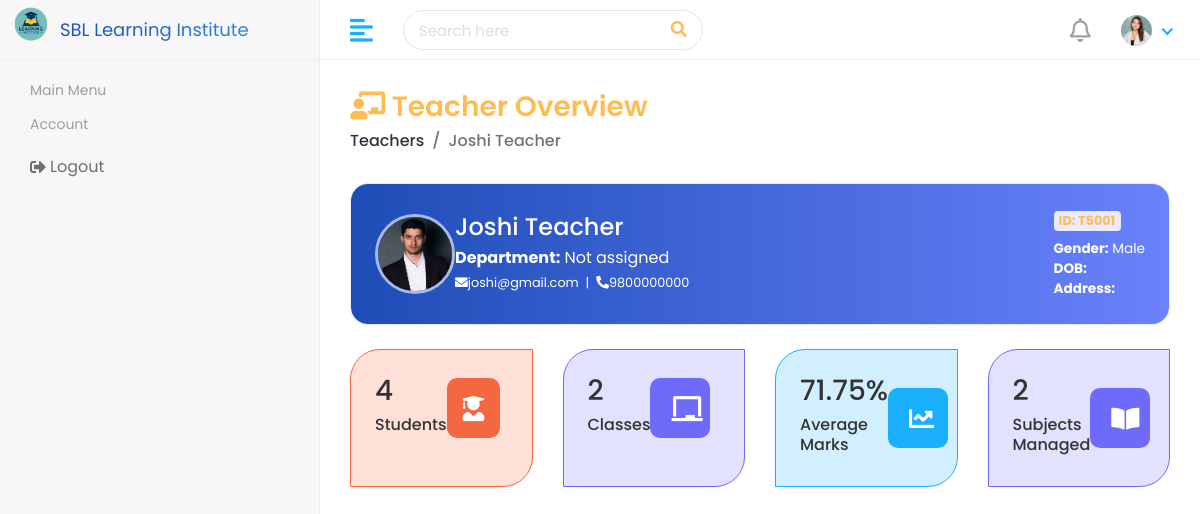
The page /teacher/teacher/joshi-teacher-t5001/ on the database as committed earlier.
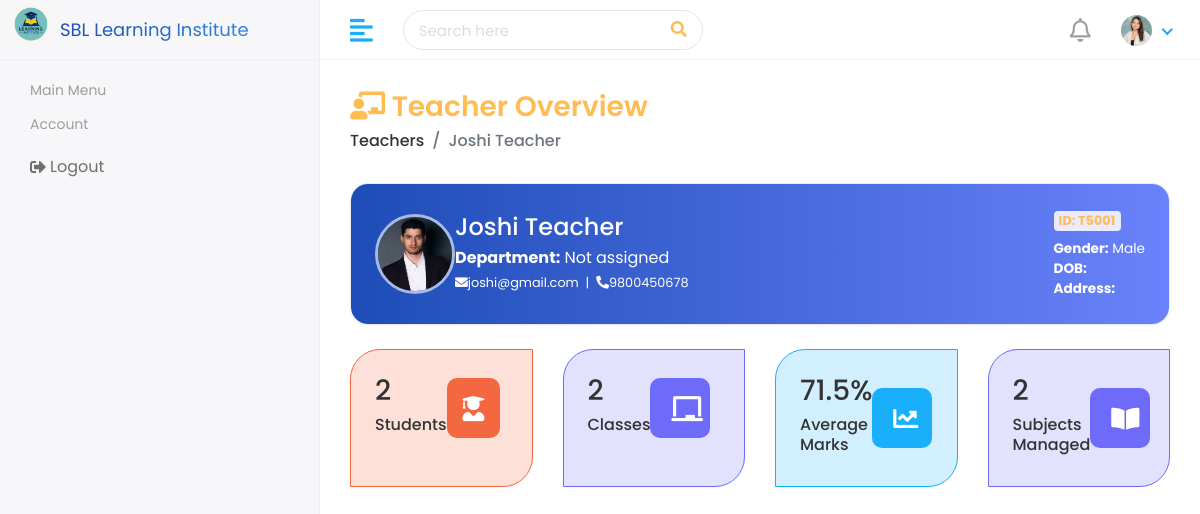
The same page on the database as committed later.
### teacher/models.py (models this page shows, shortened)
class Teacher(models.Model):
    GENDER_CHOICES = [
        ('Male', 'Male'),
        ('Female', 'Female'),
        ('Others', 'Others'),
    ]
    user = models.OneToOneField(settings.AUTH_USER_MODEL, on_delete=models.CASCADE, null=True, blank=True,related_name='teacher_profile')
    first_name = models.CharField(max_length=100)
    last_name = models.CharField(max_length=100)
    teacher_id = models.CharField(max_length=50, unique=True)
    gender = models.CharField(max_length=10, choices=GENDER_CHOICES)
    date_of_birth = models.DateField(null=True, blank=True)
    qualification = models.CharField(max_length=150)
    experience = models.PositiveIntegerField(default=0)
    joining_date = models.DateField(null=True, blank=True)
    mobile_number = models.CharField(max_length=20)
    email = models.EmailField(max_length=100)
    teacher_image = models.ImageField(upload_to='teacher_images/', blank=True, null=True)
    slug = models.SlugField(unique=True, blank=True)

### teacher/views.py (the view)
# urls.py: path('teacher/<str:slug>/', views.view_teacher, name='view_teacher'),
def view_teacher(request, slug):
    teacher = get_object_or_404(Teacher, slug=slug)
    total_students = Student.objects.filter(teacher=teacher).distinct().count()
    total_classes = Subject.objects.filter(teacher=teacher).count()
    total_subjects = total_classes
    marks_qs = Marks.objects.filter(teacher=teacher)
    avg_val = marks_qs.aggregate(avg=Avg("marks_obtained"))["avg"] or 0
    average_marks = round(avg_val, 2)
    context = {
        "teacher": teacher,
        "total_students": total_students,
        "total_classes": total_classes,
        "total_subjects": total_subjects,
        "average_marks": average_marks,
    }
    return render(request, "teachers/teacher-details.html", context)

### templates/teachers/teacher-details.html (shortened to what the changed rows need)
{% extends 'TMS/base.html' %}
{% load static %}
{% block content %}
<div class="page-wrapper">
  <div class="content container-fluid">
    <div class="page-header d-flex justify-content-between align-items-center">
      <div>
        <ul class="breadcrumb mb-0">
          <li class="breadcrumb-item">
            <a href="{% url 'teacher_list' %}">Teachers</a>
          </li>
          <li class="breadcrumb-item active">
            {{ teacher.first_name }} {{ teacher.last_name }}
          </li>
        </ul>
      </div>
    </div>
    <div class="card mb-4" style="border-radius:18px; overflow:hidden;">
      <div class="card-body d-flex align-items-center"
           style="background:linear-gradient(90deg,#1E4DB7,#6a82fb);color:#fff;">
        <div class="flex-fill">
          <h4 class="mb-1">
            {{ teacher.first_name }} {{ teacher.last_name }}
          </h4>
          <p class="mb-0">
            {% if teacher.department %}
              <strong>Department:</strong> {{ teacher.department.name }}
            {% else %}
              <strong>Department:</strong> Not assigned
            {% endif %}
          </p>
          <small>
            <i class="fas fa-envelope me-1"></i>{{ teacher.email }} &nbsp;|&nbsp;
            <i class="fas fa-phone-alt me-1"></i>{{ teacher.mobile_number }}
          </small>
        </div>
        <div class="text-end d-none d-md-block">
          <span class="badge bg-light text-primary mb-2" style="font-size:0.8rem;">
            ID: {{ teacher.teacher_id }}
          </span>
          <p class="mb-0" style="font-size:0.85rem;">
            <strong>Gender:</strong> {{ teacher.gender }}<br>
            <strong>DOB:</strong> {{ teacher.date_of_birth|date:"d M Y" }}<br>
            <strong>Address:</strong> {{ teacher.address }}
          </p>
        </div>
      </div>
    </div>
    <div class="row mb-4">
      <div class="col-xl-3 col-sm-6 col-12 d-flex">
        <div class="card bg-nine w-100">
          <div class="card-body">
            <div class="d-flex justify-content-between align-items-center">
              <div>
                <h3>{{ total_students }}</h3>
                <h6>Students</h6>
              </div>
            </div>
          </div>
        </div>
      </div>
      <div class="col-xl-3 col-sm-6 col-12 d-flex">
        <div class="card bg-eleven w-100">
          <div class="card-body">
            <div class="d-flex justify-content-between align-items-center">
              <div>
                <h3>{{ average_marks }}%</h3>
                <h6>Average Marks</h6>
              </div>
            </div>
          </div>
        </div>
      </div>
    </div>
{% endblock %}

Rows that differ between the two databases and show on the page:
changed Teacher "Joshi": mobile_number "9800000000" → "9800450678"
Other text that changed with them:
{{ total_students }}: "4" → "2"
{{ average_marks }}: "71.75" → "71.5"
